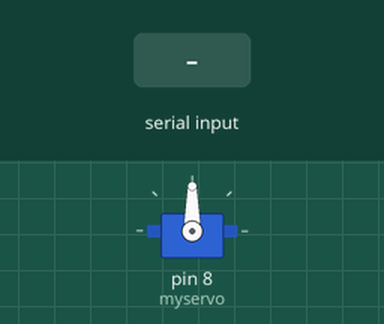
The sketch below on a simulated Arduino Uno, built with avr-gcc and run on an emulated ATmega328P. On the bench: servo. The test bench sets the inputs (shaded band).

Above: at 2.2 s.
2.3 s: "90,45\n" received over Serial
At 2.6 s:
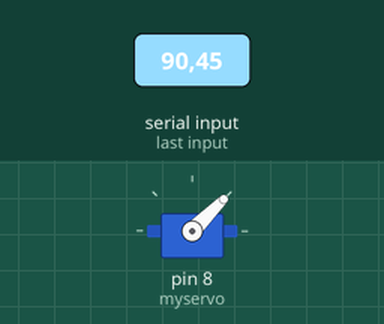
3.8 s: "30,150\n" received over Serial
At 4.9 s:
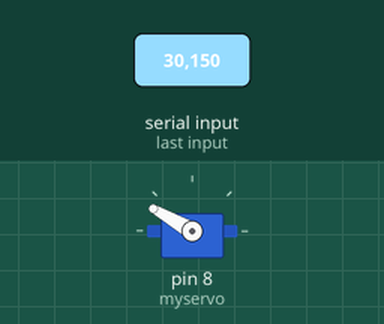
5.3 s: "5\n" received over Serial
At 6.0 s:
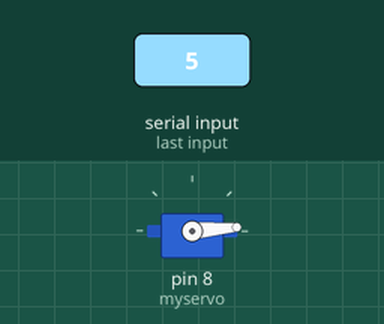
6.8 s: "200\n" received over Serial
At 7.3 s:
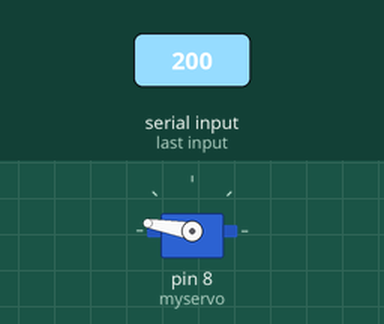
8.3 s: "90\n" received over Serial
At 9.4 s:
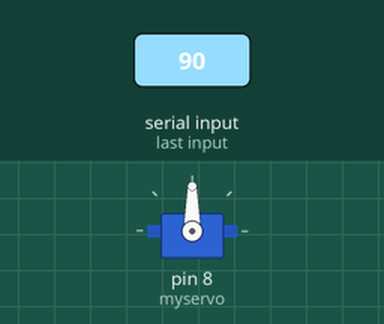
Timing chart, 0 to 10.8 s (numbered marks = the images above; inputs shaded):
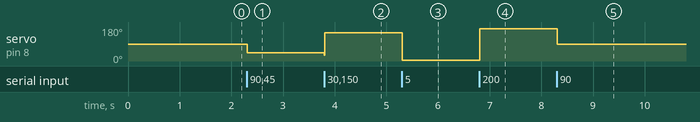

The sketch:

arduino_servo_serial.ino
```cpp
#include <Servo.h>

Servo myservo;

void setup() {
  delay(1000);
  Serial.begin(115200);
  myservo.attach(8);
}

int pos = 0;

void loop() {
  int target = Serial.parseInt();
  if(target > 0) {
    if(target > 170) target = 170;
    while(pos < target) {
      pos++;
      myservo.write(pos);
      //delay(3);
    }
    while(pos > target) {
      pos--;
      myservo.write(pos);
      //delay(3);
    }
  }
}
```

Measured:
- after the input at 2.3 s, servo on pin 8 (myservo): 90° → 45° at once
- after the input at 3.8 s, servo on pin 8 (myservo): 45° → 150° at once
- after the input at 5.3 s, servo on pin 8 (myservo): 150° → 5° at once
- after the input at 6.8 s, servo on pin 8 (myservo): 5° → 170° at once
- after the input at 8.3 s, servo on pin 8 (myservo): 170° → 90° at once
